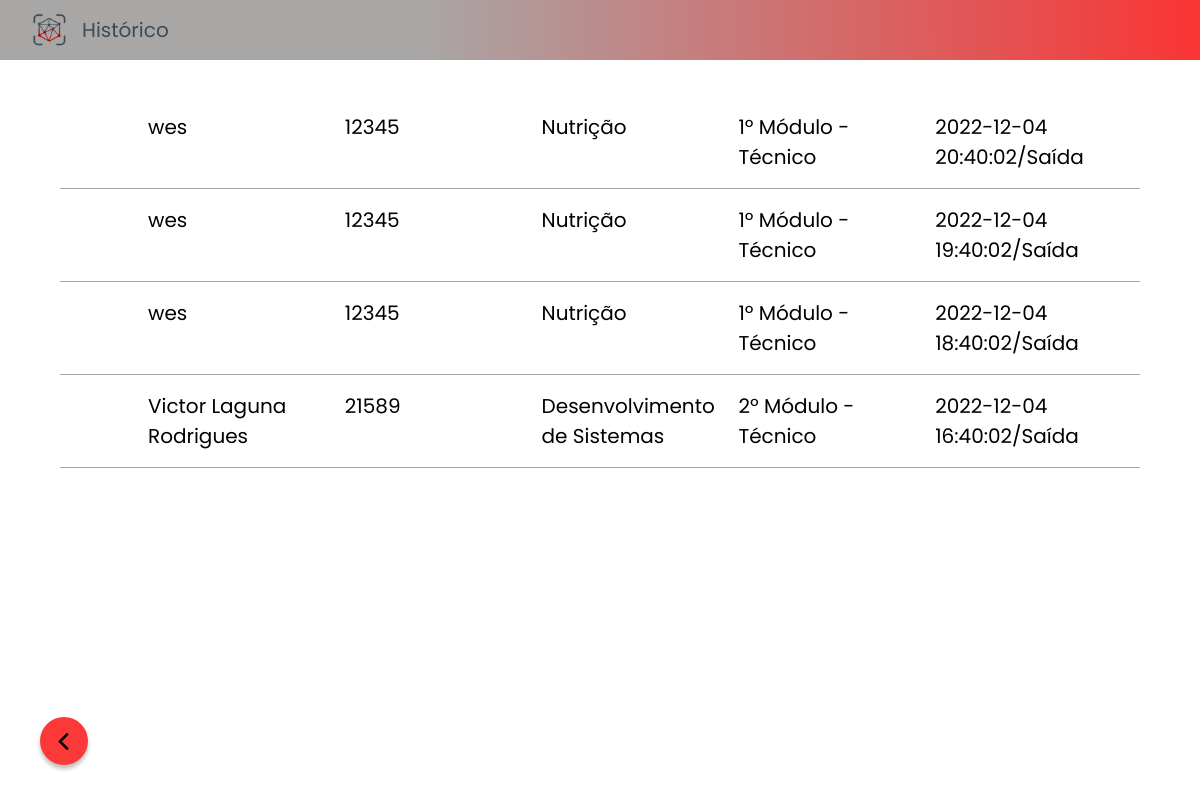
/view/registro.php (signed in), run on the app's committed database.
### tables this page shows
create table registro (
    rm int not null,
    entradaSaida datetime not null,
    foreign key(rm) references CadastroAluno(rm)
);

create table CadastroAluno(
    nome varchar(140) not null,
    rm int(5) not null primary key check (rm > 0 and rm <= 99999 ),
    email varchar(100) not null unique key,
    curso varchar(7) not null,
    periodo varchar(10) not null,
    status varchar(10) not null default 'Ativo'
);

### model/DAO/RegistroDAO.php (called while the page is built, shortened)
<?php
class RegistroDAO{
    function pegarTodosRegistros(){
        $pdo = conectar();
        $resul = $pdo->query("select cadastroaluno.nome, cadastroaluno.rm, cadastroaluno.curso, cadastroaluno.periodo, registro.entradaSaida from CadastroAluno inner join registro on cadastroaluno.rm = registro.rm order by registro.entradaSaida Desc limit 500 ;");
        return ($resul);
    }
}

### model/Registros.php (called while the page is built)
<?php
include_once('DAO/RegistroDAO.php');
class Registro {
    function pegarTodosRegistros(){
        $registroDAO = new RegistroDAO();
        $res = $registroDAO->pegarTodosRegistros();
        return $res;
    }
}

### controller/RegistroController.php (the view, shortened to what this page needs)
<?php
    include('../model/Registros.php');
    class RegistroController {
        function pegarTodosRegistros(){
            $registro = new Registro();
            return $registro->pegarTodosRegistros();
        }
        function lista(){
            $lista = $this->pegarTodosRegistros();
            $a = $lista ->fetchAll(PDO::FETCH_NUM);
            foreach ($a as $coluna => $valor) {
                if ($valor[2] == 'nut') {
                    $a[$coluna][2] = "Nutrição";
                }
                if ($valor[2] == 'ds') {
                    $a[$coluna][2] = "Desenvolvimento de Sistemas";
                }
            }
            foreach ($a as $coluna => $valor) {
                if ($valor[3] == 'pr-modulo') {
                    $a[$coluna][3] = "1º Módulo - Técnico";
                }
                if ($valor[3] == 'seg-modulo') {
                    $a[$coluna][3] = "2º Módulo - Técnico";
                }
            }
            foreach($a as $itens){
                echo
                '<li class="registro">
                    <div class="nome">'. $itens[0] .'</div>
                    <div class="rm">'. $itens[1] .'</div>
                    <div class="periodo">'. $itens[2] .'</div>
                    <div class="curso">'. $itens[3] .'</div>
                    <div class="entradaSaida">'. $itens[4] .'/Saída</div>
                </li>';
            }
        }
    }

### view/registro.php (shortened to what this page needs)
<?php
    include ('../Controller/RegistroController.php');
    $registroController = new RegistroController();
?>
<!DOCTYPE html>
<html lang="en">
<head>
    <link rel="stylesheet" href="../assets/css/variaveis.css">
    <link rel="stylesheet" href="../assets/css/corpo.css">
    <link rel="stylesheet" href="../assets/css/header-cadastro.css">
    <link rel="stylesheet" href="../assets/css/historico.css">
    <link rel="stylesheet" href="../assets/fontes/PTSans-Regular.ttf">
</head>
<body>
    <header class="header-cadastro">
        <img src="../assets/imagens/logo_icon.png" alt="Logo Sistema Face ID" class="header-cadastro__image">
        <h1 class="header__title">Histórico</h1>
    </header>
    <main id="registroMain">
        <ol id="historico">
            <?php
                $registroController ->lista();
            ?>
        </ol>
    </main>
    <a href="faceid.php" target="_self">
        <button class="voltar">
            <span id="voltarIcon" class="material-symbols-outlined">
            </span>
        </button>
    </a>
</body>
</html>

### assets/css/variaveis.css (style rules this page uses)
:root { --cor-fundo:#D6D4E2; --vermelho:#F93535; --cor-botao-escuro:#3D4B56; --cor-fundo-icons:#A9A6A6; --cor-fundo-container:#7A7A7A; --fonte:'Poppins', sans-serif; }

### assets/css/corpo.css (style rules this page uses)
* { padding: 0; margin: 0; text-decoration: none; outline: 0; border: none; box-sizing: border-box; font-family: var(--fonte); }
body { height: 100vh; }

### assets/css/header-cadastro.css (style rules this page uses)
.header-cadastro { background: linear-gradient(269.56deg, #F93535 0.25%, #A9A6A6 64.85%); width: 100%; height: 60px; position: relative; margin-bottom: 1rem; display: flex; align-items: center; padding: 0 2rem; gap: 1rem; }
.header-cadastro__image { width: 3%; }
.header__title { font-size: 20px; font-family: var(--fonte); font-weight: 400; color: var(--cor-botao-escuro); }

### assets/css/historico.css (style rules this page uses)
body { overflow-x: hidden; }
#registroMain { margin: 20px auto; width: 90vw; }
#historico { display: flex; flex-direction: column ; justify-content: center; padding:1rem 0; }
.registro { list-style: none; display: grid; grid-template-columns: repeat(5, 20%); gap: 0 1rem; border-bottom: 1px solid #A9A6A6; padding: 1rem 5.5rem; font-family: 'PT Sans', sans-serif; font-weight: 400; font-size: 20px ; }
.voltar { display: flex; align-items: center; justify-content: center; border-radius: 50%; background-color: rgb(252, 57, 57); box-shadow: 0px 4px 4px 0px #00000040; height: 48px; width: 48px; border-radius: 50%; transition: .4s all; position: fixed; bottom: 35px; left: 40px; }
#voltarIcon { font-size: 35px; }

### data on the page
registro: rm.nome "wes", rm.rm "12345", itens "Nutrição", itens "1º Módulo - Técnico", entradaSaida "2022-12-04 20:40:02"
registro: rm.nome "wes", rm.rm "12345", itens "Nutrição", itens "1º Módulo - Técnico", entradaSaida "2022-12-04 19:40:02"
registro: rm.nome "wes", rm.rm "12345", itens "Nutrição", itens "1º Módulo - Técnico", entradaSaida "2022-12-04 18:40:02"
registro: rm.nome "Victor Laguna Rodrigues", rm.rm "21589", itens "Desenvolvimento de Sistemas", itens "2º Módulo - Técnico", entradaSaida "2022-12-04 16:40:02"
